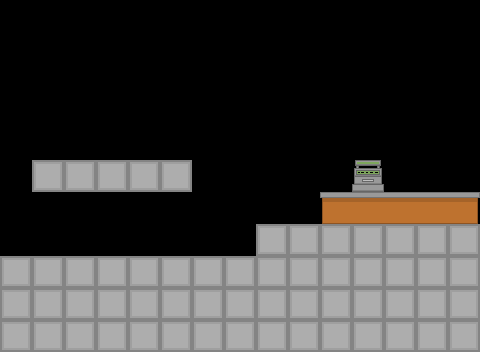

Tiled map render using the project's own tile images. Description and the whole map definition, tile-layer contents included, below:
An orthogonal 15x11 tile map with 32x32 px tiles, 1 tile layer (Ground) and 14 objects (man, jones, beans, glassdoor).

<map version="1.10" tiledversion="1.10.2" orientation="orthogonal" renderorder="right-down" width="15" height="11" tilewidth="32" tileheight="32" infinite="0" nextlayerid="4" nextobjectid="224">
 <editorsettings>
  <export target="level_17.json" format="json" />
 </editorsettings>
 <tileset firstgid="1" name="tileset" tilewidth="32" tileheight="32" tilecount="28" columns="7">
  <image source="../sprites/ground/tileset.png" width="224" height="128" />
 </tileset>
 <layer id="1" name="Ground" width="15" height="11">
  <data encoding="csv">
0,0,0,0,0,0,0,0,0,0,0,0,0,0,0,
0,0,0,0,0,0,0,0,0,0,0,0,0,0,0,
0,0,0,0,0,0,0,0,0,0,0,0,0,0,0,
0,0,0,0,0,0,0,0,0,0,0,0,0,0,0,
0,0,0,0,0,0,0,0,0,0,0,0,0,0,0,
0,1,1,1,1,1,0,0,0,0,0,21,0,0,0,
0,0,0,0,0,0,0,0,0,0,22,23,23,23,24,
0,0,0,0,0,0,0,0,1,1,1,1,1,1,1,
1,1,1,1,1,1,1,1,1,1,1,1,1,1,1,
1,1,1,1,1,1,1,1,1,1,1,1,1,1,1,
1,1,1,1,1,1,1,1,1,1,1,1,1,1,1
</data>
 </layer>
 <objectgroup color="#323232" id="2" name="Solid" visible="0">
  <object id="2" x="0" y="256" width="480" height="96" />
  <object id="24" x="0" y="-32" width="480" height="32" />
  <object id="27" x="-32" y="-32" width="32" height="384" />
  <object id="59" x="480" y="-32" width="32" height="384" />
  <object id="217" x="32" y="160" width="160" height="32" />
  <object id="218" x="256" y="224" width="224" height="32" />
  <object id="219" x="320" y="192" width="160" height="32" />
  <object id="220" x="352" y="184" width="32" height="8" />
  <object id="222" x="355" y="160" width="26" height="8" />
  <object id="223" x="354" y="168" width="28" height="16" />
 </objectgroup>
 <objectgroup color="#1807ff" id="3" name="Objects" visible="0">
  <object id="4" type="man" x="32" y="224" width="32" height="32" />
  <object id="44" type="jones" x="416" y="160" width="32" height="32" />
  <object id="215" type="beans" x="64" y="128" width="32" height="32" />
  <object id="221" type="glassdoor" x="0" y="224" width="32" height="32" />
 </objectgroup>
</map>
